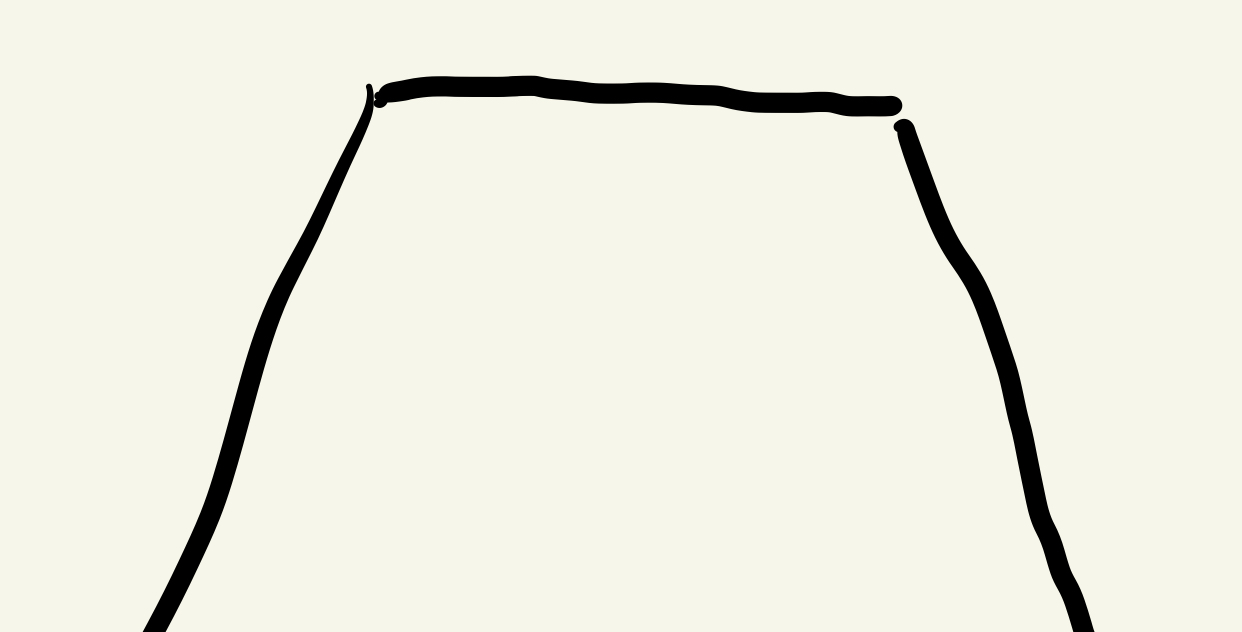
//> input picture visualizing/test10.jpeg, 1242 x 632 px
$ ./line_detection1   (built with g++ and OpenCV 4)
//> lines starting //> are read from the running program, lines starting //| are printed output that depends on the picture; after the words box and inside, x2 and y2 are one past the last pixel; in counts of white or black regions, pixels touching at a corner belong together
//> further down, image is the input picture: 632 rows x 1242 cols, CV_8UC3; mean B, G, R 224.5, 236, 236
#include <opencv2/opencv.hpp>
#include <iostream>

std::vector<int> detect_road(cv::Mat image) {
    // Convert the image to grayscale
    cv::Mat gray;
    cv::cvtColor(image, gray, cv::COLOR_BGR2GRAY);

    // Apply Canny edge detection
    cv::Mat edges;
    cv::Canny(gray, edges, 50, 150, 3, false);
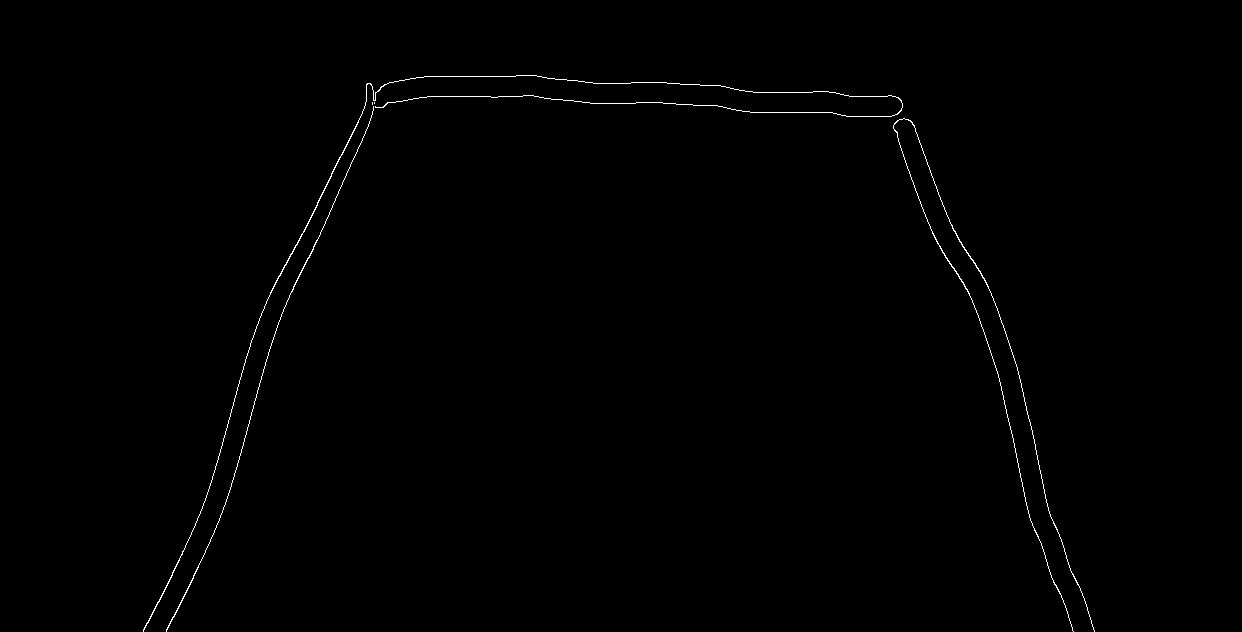
//> edges: 632 rows x 1242 cols, CV_8UC1; 0.45% white in thin lines or dots, all inside (x1, y1, x2, y2) = (143, 75, 1095, 632)

    // Apply probabilistic Hough line transform
    std::vector<cv::Vec4i> lines;
    cv::HoughLinesP(edges, lines, 1, CV_PI / 230, 20, 3, 12);
//> lines = 67 lines (x1, y1, x2, y2), first 8: [258, 321, 261, 315], [313, 249, 375, 107], [995, 365, 1030, 520], [427, 96, 538, 96], [304, 231, 365, 105], [143, 630, 182, 554], [166, 631, 193, 578], [632, 82, 679, 83]

    // Initialize flags for presence of strips on each side
    bool is_strip_left = false;
    bool is_strip_right = false;
    bool is_strip_front = false;
    bool is_double_strip = false;

    for (size_t i = 0; i < lines.size(); i++) {
        cv::Vec4i line = lines[i];
        int x1 = line[0], y1 = line[1], x2 = line[2], y2 = line[3];

        // Calculate slope of the line
        float slope = (float)(y2 - y1) / (x2 - x1);

        // Check if the line starts from the bottom of the image
        if (y1 > image.rows-3 || y2 > image.rows-3){
            // Check if the slope indicates a vertical line
            if (abs(slope) > 1) {
                if (!is_double_strip) {
                    is_double_strip = true;
                }
                else {
                    return {0, 1, 0};
                }
            }
        }
        else {
            if (std::abs(slope) < 1) {
                // Check if the line is on the left
                if (slope < 0 && x1 < image.cols / 2 && x2 < image.cols / 2) {
                    is_strip_left = true;
                }
                // Check if the line is on the right
                else if (slope > 0 && x1 > image.cols / 2 && x2 > image.cols / 2) {
                    is_strip_right = true;
                }
                else if (x1 < image.cols / 2 && x2 > image.cols / 2) {
                    is_strip_right = true;
                    is_strip_left = true;
                }
            }
            else if (std::abs(slope) > 1 && y2 < image.rows / 2){
                is_strip_front = true;
            }
        }
    }
//> this loop made 7 passes
//> (x1, y1, x2, y2, slope) on passes 1 to 7: (258, 321, 261, 315, -2), (313, 249, 375, 107, -2.29), (995, 365, 1030, 520, 4.43), (427, 96, 538, 96, 0), (304, 231, 365, 105, -2.07), (143, 630, 182, 554, -1.95), (166, 631, 193, 578, -1.96)

    // Decision-making logic
    std::vector<int> directions(3, 0);
    if (is_strip_front) {
        directions[1] = 1;
    }
    if (is_strip_left) {
        directions[0] = 1;
    }
    if (is_strip_right) {
        directions[2] = 1;
    }

    return directions;
}

int main() {
    cv::Mat image = cv::imread("./test10.jpeg");

    if (image.empty()) {
        printf("Failed to load image\n");
        return -1;
    }

    std::vector<int> result = detect_road(image);
//> result = [0, 1, 0]

    std::cout << "Result: ";
    for (const auto& dir : result) {
        std::cout << dir << " ";
    }
//> this loop made 3 passes
//| 0 1 0
    std::cout << std::endl;

    return 0;
}

$ run again, with visualizing/test1.jpeg copied over visualizing/test10.jpeg
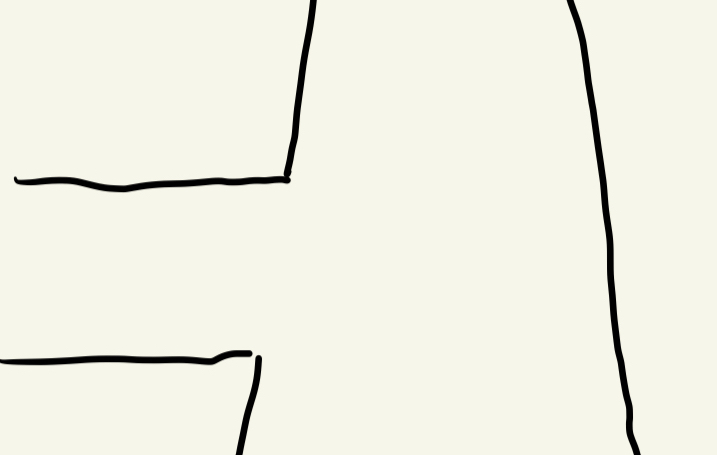
//> input picture visualizing/test1.jpeg, 717 x 455 px
//> image is the input picture: 455 rows x 717 cols, CV_8UC3; mean B, G, R 228, 239.7, 239.7
//> in detect_road, `cv::Canny(gray, edges, 50, 150, 3, false);`:
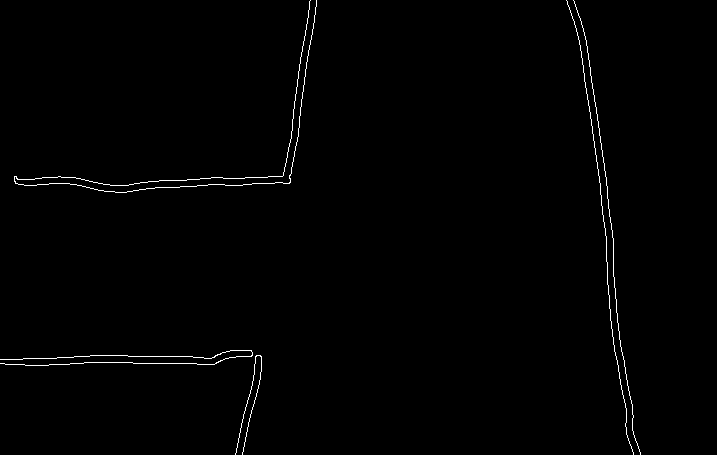
//> edges: 455 rows x 717 cols, CV_8UC1; 0.78% white in thin lines or dots, all inside (x1, y1, x2, y2) = (0, 0, 641, 455)
//> lines = 61 lines (x1, y1, x2, y2), first 8: [289, 183, 295, 146], [586, 88, 601, 197], [193, 357, 214, 357], [128, 356, 192, 356], [585, 36, 613, 239], [0, 359, 119, 355], [292, 120, 310, 0], [578, 36, 595, 154]
//> the loop in detect_road, `for (size_t i = 0; i < lines.size(); i++)` made 60 passes
//> (x1, y1, x2, y2, slope) on passes 1 to 8: (289, 183, 295, 146, -6.17), (586, 88, 601, 197, 7.27), (193, 357, 214, 357, 0), (128, 356, 192, 356, 0), (585, 36, 613, 239, 7.25), (0, 359, 119, 355, -0.0336), (292, 120, 310, 0, -6.67), (578, 36, 595, 154, 6.94)
//> result = [0, 1, 0]
//> the loop `for (const auto& dir : result)` made 3 passes
//| 0 1 0

$ run again, with visualizing/test2.jpeg copied over visualizing/test10.jpeg
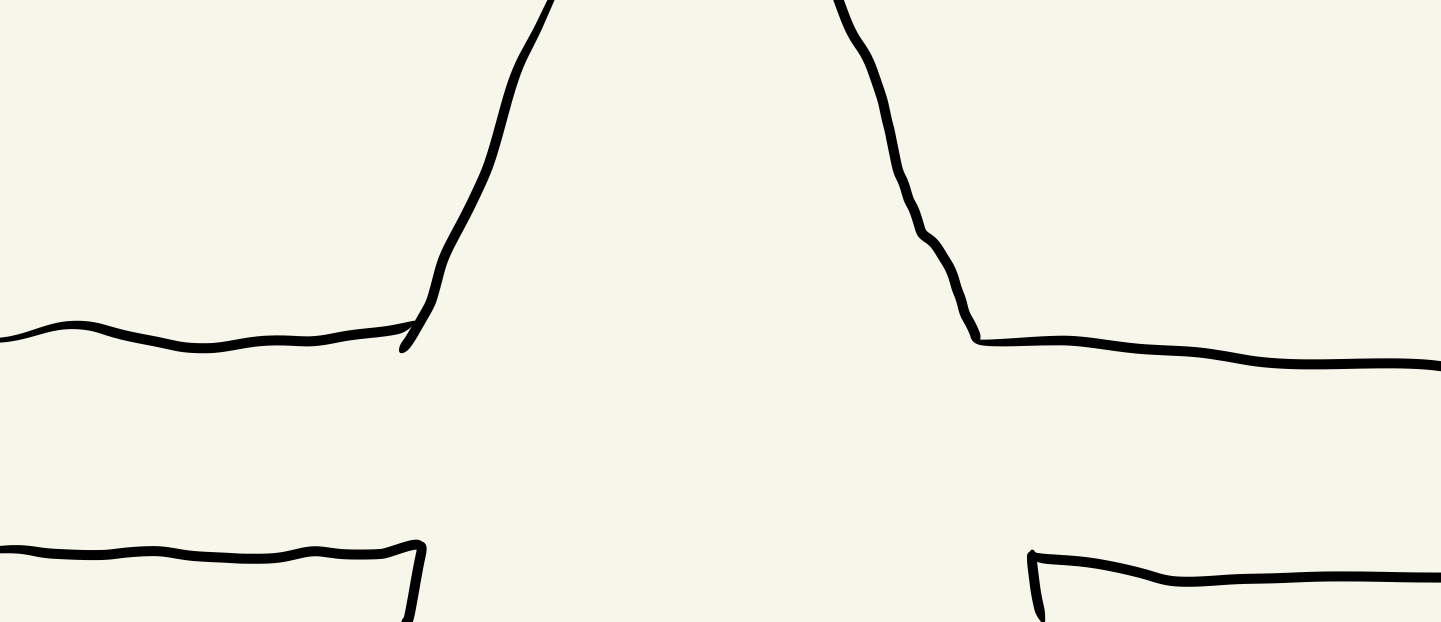
//> input picture visualizing/test2.jpeg, 1441 x 622 px
//> image is the input picture: 622 rows x 1441 cols, CV_8UC3; mean B, G, R 227.3, 239, 239
//> in detect_road, `cv::Canny(gray, edges, 50, 150, 3, false);`:
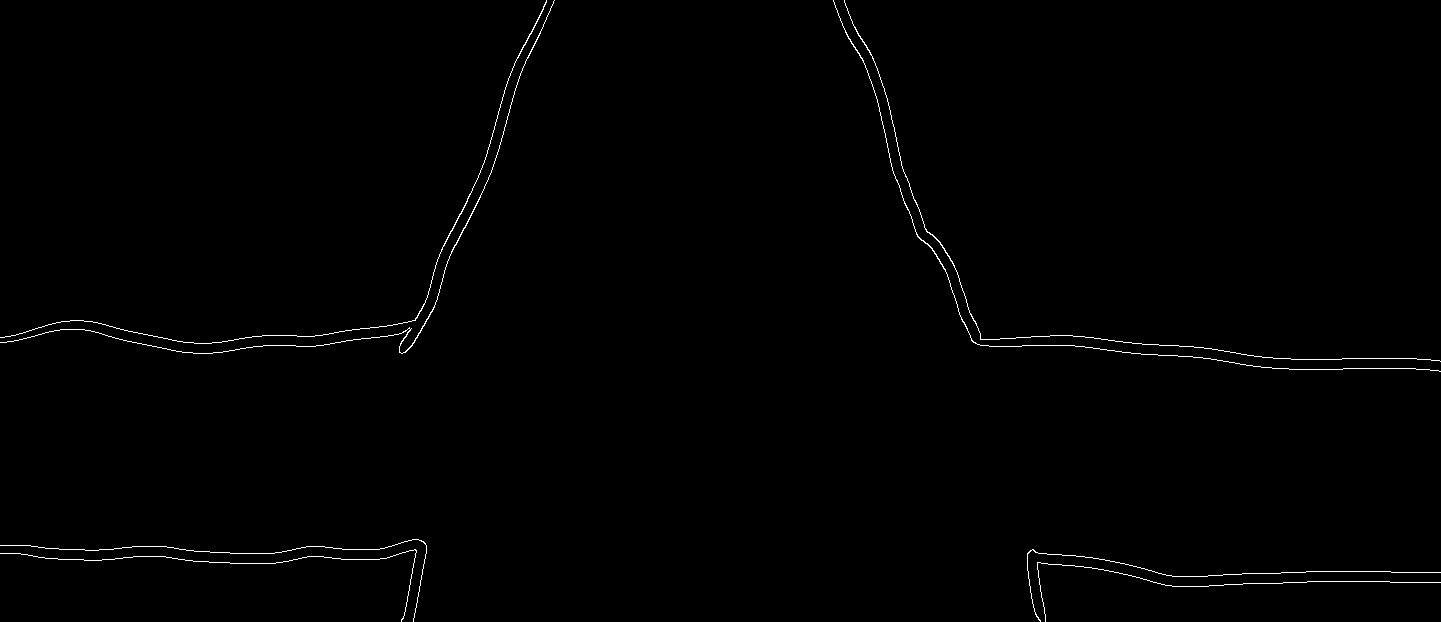
//> edges: 622 rows x 1441 cols, CV_8UC1; 0.6% white in thin lines or dots
//> lines = 128 lines (x1, y1, x2, y2), first 8: [1092, 568, 1097, 568], [1073, 336, 1084, 336], [0, 553, 20, 553], [1158, 355, 1177, 355], [1291, 359, 1416, 358], [297, 336, 314, 336], [262, 335, 296, 335], [1326, 581, 1362, 581]
//> the loop in detect_road, `for (size_t i = 0; i < lines.size(); i++)` made 90 passes
//> (x1, y1, x2, y2, slope) on passes 1 to 8: (1092, 568, 1097, 568, 0), (1073, 336, 1084, 336, 0), (0, 553, 20, 553, 0), (1158, 355, 1177, 355, 0), (1291, 359, 1416, 358, -0.008), (297, 336, 314, 336, 0), (262, 335, 296, 335, 0), (1326, 581, 1362, 581, 0)
//> result = [0, 1, 0]
//> the loop `for (const auto& dir : result)` made 3 passes
//| 0 1 0

$ run again, with visualizing/test3.jpeg copied over visualizing/test10.jpeg
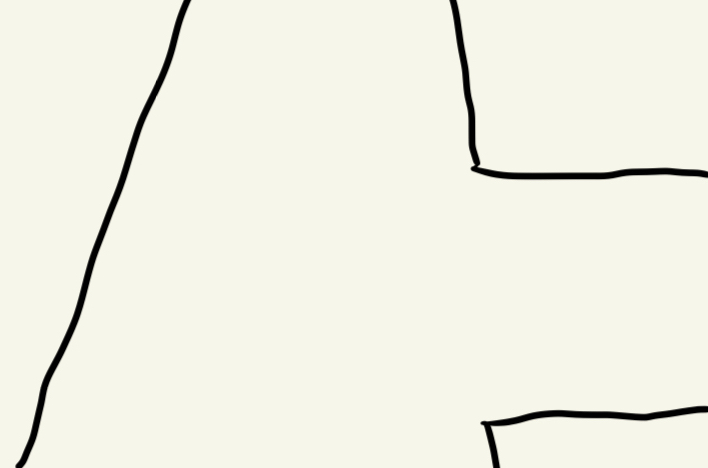
//> input picture visualizing/test3.jpeg, 708 x 468 px
//> image is the input picture: 468 rows x 708 cols, CV_8UC3; mean B, G, R 228.5, 240.2, 240.2
//> in detect_road, `cv::Canny(gray, edges, 50, 150, 3, false);`:
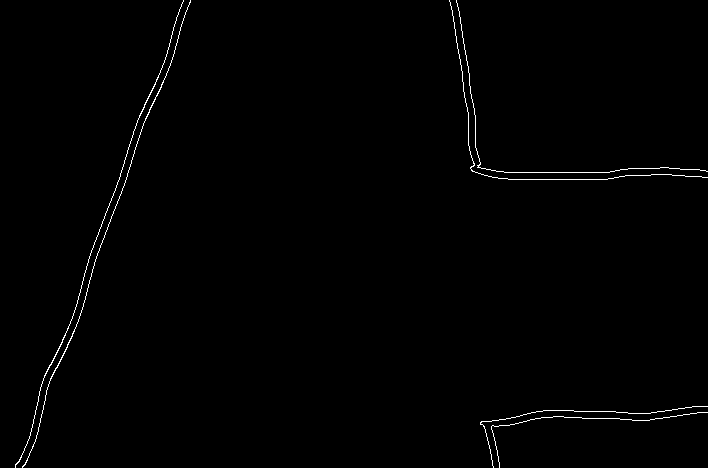
//> edges: 468 rows x 708 cols, CV_8UC1; 0.72% white in thin lines or dots
//> lines = 61 lines (x1, y1, x2, y2), first 8: [572, 172, 608, 172], [508, 179, 607, 179], [88, 285, 92, 271], [51, 364, 56, 352], [60, 346, 77, 302], [115, 208, 134, 153], [47, 371, 51, 362], [450, 2, 468, 121]
//> the loop in detect_road, `for (size_t i = 0; i < lines.size(); i++)` made 51 passes
//> (x1, y1, x2, y2, slope) on passes 1 to 8: (572, 172, 608, 172, 0), (508, 179, 607, 179, 0), (88, 285, 92, 271, -3.5), (51, 364, 56, 352, -2.4), (60, 346, 77, 302, -2.59), (115, 208, 134, 153, -2.89), (47, 371, 51, 362, -2.25), (450, 2, 468, 121, 6.61)
//> result = [0, 1, 0]
//> the loop `for (const auto& dir : result)` made 3 passes
//| 0 1 0
